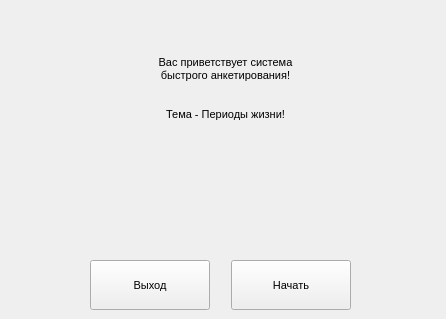
<?xml version="1.0" encoding="UTF-8"?>
<ui version="4.0">
 <class>MainWindow</class>
 <widget class="QMainWindow" name="MainWindow">
  <property name="geometry">
   <rect>
    <x>0</x>
    <y>0</y>
    <width>446</width>
    <height>319</height>
   </rect>
  </property>
  <property name="minimumSize">
   <size>
    <width>446</width>
    <height>319</height>
   </size>
  </property>
  <property name="maximumSize">
   <size>
    <width>446</width>
    <height>319</height>
   </size>
  </property>
  <property name="windowTitle">
   <string>MainWindow</string>
  </property>
  <widget class="QWidget" name="centralwidget">
   <widget class="QPushButton" name="btn_exit">
    <property name="geometry">
     <rect>
      <x>90</x>
      <y>260</y>
      <width>120</width>
      <height>50</height>
     </rect>
    </property>
    <property name="font">
     <font>
      <family>Segoe UI</family>
      <pointsize>8</pointsize>
     </font>
    </property>
    <property name="text">
     <string>Выход</string>
    </property>
   </widget>
   <widget class="QLabel" name="label_welcome_1">
    <property name="geometry">
     <rect>
      <x>50</x>
      <y>13</y>
      <width>351</width>
      <height>151</height>
     </rect>
    </property>
    <property name="font">
     <font>
      <family>Segoe UI</family>
      <pointsize>8</pointsize>
     </font>
    </property>
    <property name="text">
     <string>Вас приветствует система&lt;br&gt;быстрого анкетирования!&lt;br&gt;&lt;br&gt;&lt;br&gt;Тема - Периоды жизни!</string>
    </property>
    <property name="alignment">
     <set>Qt::AlignCenter</set>
    </property>
    <property name="wordWrap">
     <bool>true</bool>
    </property>
   </widget>
   <widget class="QPushButton" name="btn_begin">
    <property name="geometry">
     <rect>
      <x>231</x>
      <y>260</y>
      <width>120</width>
      <height>50</height>
     </rect>
    </property>
    <property name="font">
     <font>
      <family>Segoe UI</family>
      <pointsize>8</pointsize>
     </font>
    </property>
    <property name="text">
     <string>Начать</string>
    </property>
   </widget>
  </widget>
 </widget>
 <resources/>
 <connections/>
</ui>
